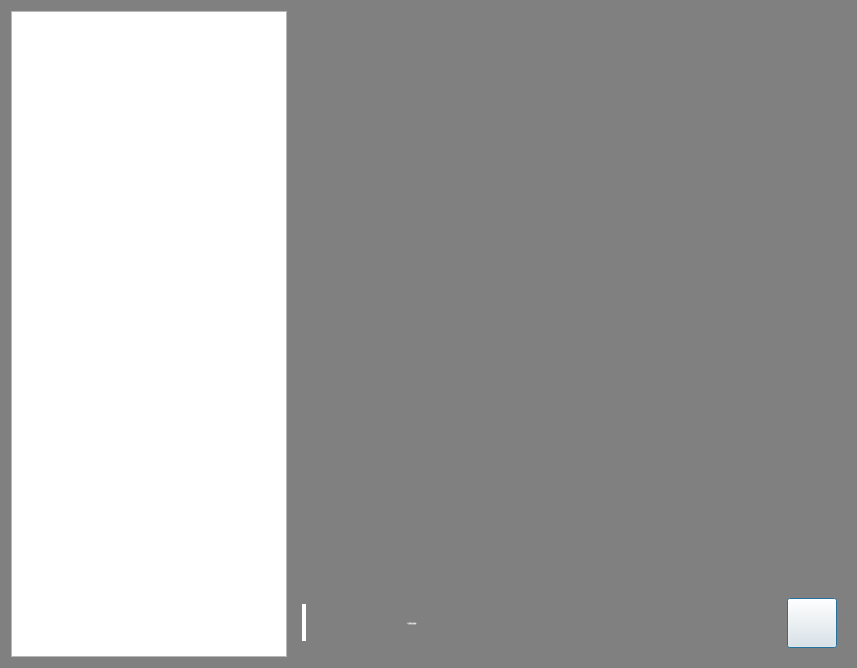
<?xml version="1.0" encoding="UTF-8"?>
<ui version="4.0">
 <class>CatalogWizard</class>
 <widget class="QDialog" name="CatalogWizard">
  <property name="geometry">
   <rect>
    <x>0</x>
    <y>0</y>
    <width>857</width>
    <height>668</height>
   </rect>
  </property>
  <property name="windowTitle">
   <string>工程路径选择</string>
  </property>
  <property name="styleSheet">
   <string notr="true">QDialog
{
background-color:rgba(128,128,128,1);
}</string>
  </property>
  <layout class="QHBoxLayout" name="horizontalLayout" stretch="1,2">
   <item>
    <widget class="QListWidget" name="listProjects"/>
   </item>
   <item>
    <widget class="QWidget" name="widget" native="true">
     <layout class="QVBoxLayout" name="verticalLayout">
      <item>
       <spacer name="verticalSpacer">
        <property name="orientation">
         <enum>Qt::Vertical</enum>
        </property>
        <property name="sizeHint" stdset="0">
         <size>
          <width>20</width>
          <height>571</height>
         </size>
        </property>
       </spacer>
      </item>
      <item>
       <layout class="QHBoxLayout" name="horizontalLayout_2">
        <item>
         <widget class="QLabel" name="label_4">
          <property name="minimumSize">
           <size>
            <width>4</width>
            <height>37</height>
           </size>
          </property>
          <property name="maximumSize">
           <size>
            <width>4</width>
            <height>37</height>
           </size>
          </property>
          <property name="styleSheet">
           <string notr="true">#label_4
{
	background:rgba(255,255,255,1);
}</string>
          </property>
          <property name="text">
           <string/>
          </property>
         </widget>
        </item>
        <item>
         <widget class="QLabel" name="label">
          <property name="minimumSize">
           <size>
            <width>200</width>
            <height>30</height>
           </size>
          </property>
          <property name="maximumSize">
           <size>
            <width>200</width>
            <height>30</height>
           </size>
          </property>
          <property name="font">
           <font>
            <family>更纱黑体 UI SC</family>
            <pointsize>-1</pointsize>
            <weight>50</weight>
            <italic>false</italic>
            <bold>false</bold>
           </font>
          </property>
          <property name="styleSheet">
           <string notr="true">


	font: 22px &quot;更纱黑体 UI SC&quot;;
	font-weight:400;
	color:rgba(255,255,255,1);

</string>
          </property>
          <property name="text">
           <string>打开最近的工程路径</string>
          </property>
          <property name="alignment">
           <set>Qt::AlignCenter</set>
          </property>
         </widget>
        </item>
        <item>
         <spacer name="horizontalSpacer">
          <property name="orientation">
           <enum>Qt::Horizontal</enum>
          </property>
          <property name="sizeHint" stdset="0">
           <size>
            <width>40</width>
            <height>20</height>
           </size>
          </property>
         </spacer>
        </item>
        <item>
         <widget class="QPushButton" name="pbImport">
          <property name="minimumSize">
           <size>
            <width>50</width>
            <height>50</height>
           </size>
          </property>
          <property name="maximumSize">
           <size>
            <width>50</width>
            <height>50</height>
           </size>
          </property>
          <property name="styleSheet">
           <string notr="true">QPushButton
{
border-image: url(:/NewModelGuide/Resources/打开normal.png);
}
QPushButton:hover
{
border-image: url(:/NewModelGuide/Resources/打开hover.png);
}
QPushButton:pressed
{
border-image: url(:/NewModelGuide/Resources/打开selected.png);
}</string>
          </property>
          <property name="text">
           <string/>
          </property>
         </widget>
        </item>
       </layout>
      </item>
     </layout>
    </widget>
   </item>
  </layout>
 </widget>
 <resources>
  <include location="buttonicons.qrc"/>
 </resources>
 <connections/>
</ui>
